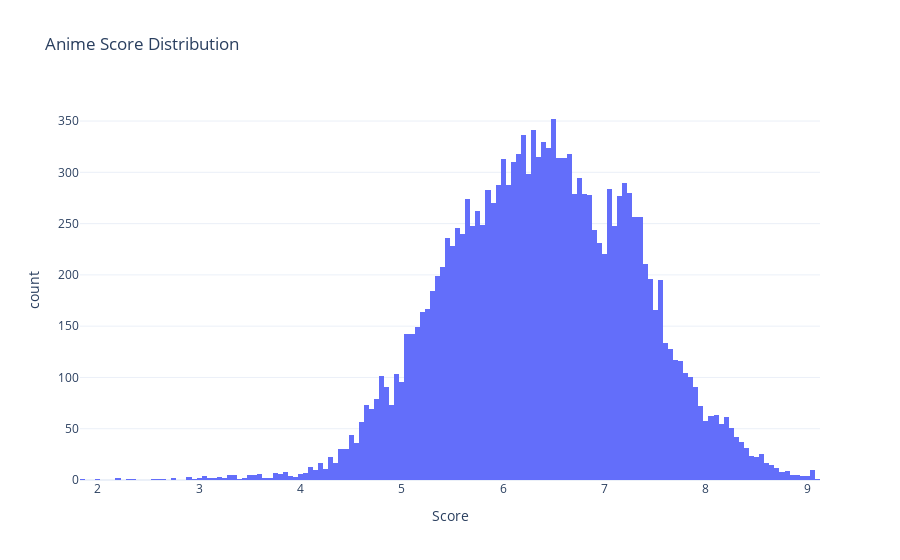

Notebook code cell kept with this figure:
### Markdown cell above
### 3.1.2.Correct Insight

### Code cell
# Check if collumn 'Score' exists in DataFrame
if 'Score' in df_anime_dataset_2023_prep.columns:
    try:
        # Draw histogram for 'Score' column
        fig = px.histogram(
            df_anime_dataset_2023_prep,
            x='Score',
            title='Anime Score Distribution',
            labels={'Score': 'Score'}
        )
        # Show the plot
        fig.show()
    except Exception as e:
        print("Cannot plot this chart due to data mismatch:", str(e))
else:
    print("Cannot plot this chart because the 'Score' column does not exist in the DataFrame.")

# Get the frequency of values in the 'Score' column
score_counts = df_anime_dataset_2023_prep['Score'].value_counts().reset_index()

# Rename columns for clarity
score_counts.columns = ['Score', 'Frequency']

### Figure 1 — Plotly figure (JSON) as saved in the notebook; plotly's stock layout.template omitted (floating-point values rounded to 4 significant figures; data arrays with more than 128 entries replaced by an {"elided": "..."} marker saying what was removed)
{"data": [{"bingroup": "x", "hovertemplate": "Score=%{x}<br>count=%{y}<extra></extra>", "legendgroup": "", "marker": {"color": "#636efa", "pattern": {"shape": ""}}, "name": "", "orientation": "v", "showlegend": false, "type": "histogram", "x": {"elided": "23575 float values"}, "xaxis": "x", "yaxis": "y"}], "layout": {"barmode": "relative", "legend": {"tracegroupgap": 0}, "title": {"text": "Anime Score Distribution"}, "xaxis": {"anchor": "y", "domain": [0, 1], "title": {"text": "Score"}}, "yaxis": {"anchor": "x", "domain": [0, 1], "title": {"text": "count"}}}}
